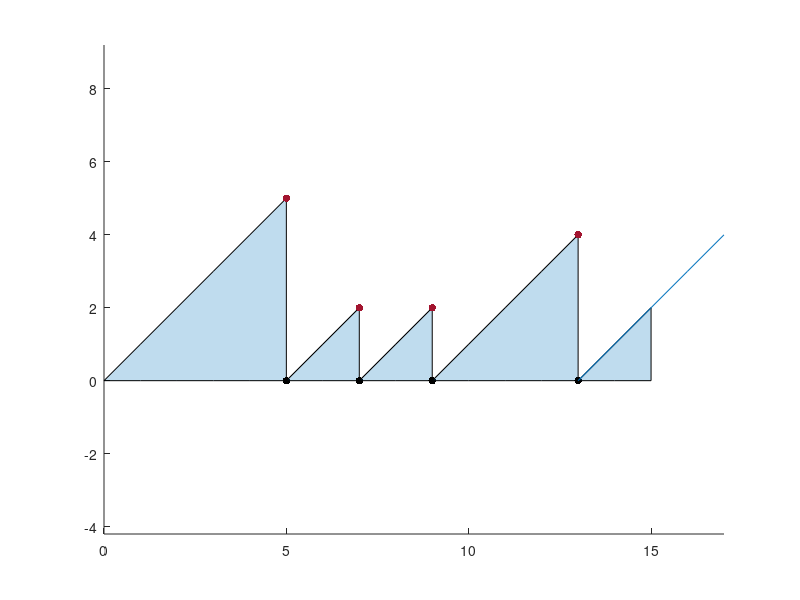

Write the MATLAB code that produced this figure. (Note: this script raises an error after producing the figure.)
%% Mean Idleness
X = randi([2,5],1,5);
I=[];
l=0;
figure()
hold on
axis equal
for x = X(1:end-1)
    I = [I 0:x];
   area(l:l+x,0:x,'FaceColor',[0, 0.4470, 0.7410],'FaceAlpha',0.25)
   scatter(l+x,x,30,[0.6350, 0.0780, 0.1840],'filled')
   scatter(l+x,0,30,[0, 0, 0],'filled')
   l=l+x;
end
I = [I 0:X(end)/2];
area(l:l+X(end)/2,0:X(end)/2,'FaceColor',[0, 0.4470, 0.7410],'FaceAlpha',0.25)
plot(l:l+X(end),0:X(end),'Color',[0, 0.4470, 0.7410])

l=l+X(end);

yline(mean(X),'--','Color',[0.6350, 0.0780, 0.1840],'LineWidth',1)
yline(mean(I),'--','Color',[0, 0.4470, 0.7410],'LineWidth',1)

ylim([0,max(X)+1])
xlim([0,l+1])

%% Compared Time
TcO = [31 13 11 5 3 3 1];
TcS = [31.113 13.654 10.291 5.564 3.218 3.148 1.674];

TlO = [17 9 5 3 1];
TlS = [16.998 9.878 5.247 2.997 1.812];

ToO = [13 7 5 1];
ToS = [12.998 7.017 4.684 1.000];

T = mean([TcS-TcO, TlS-TlO, ToS-ToO]);

figure()
plot(abs(TcO-TcS))
hold on
plot(abs(TlO-TlS))
plot(abs(ToO-ToS))

figure()
plot((TcS./TcO)-1)
hold on
plot((TlS./TlO)-1)
plot((ToS./ToO)-1)

%% Compared idleness
IcO = [11.478 4.295 2.395 1.100 0.583 0.361 0.250];
IcS = [11.517 4.486 2.562 1.272 0.688 0.422 0.264];

IlO = [6.224 2.169 0.875 0.417 0.188];
IlS = [6.228 2.551 0.976 0.515 0.248];

IoO = [4.753 1.687 0.657 0.143];
IoS = [4.755 1.870 0.775 0.206];

I = mean([IcS(1:end-1)./IcO(1:end-1), IlS(1:end-1)./IlO(1:end-1), IoS(1:end-1)./IoO(1:end-1)])-1;

figure()
plot(abs(IcO-IcS))
hold on
plot(abs(IlO-IlS))
plot(abs(IoO-IoS))

figure()
plot((IcS./IcO)-1)
hold on
plot((IlS./IlO)-1)
plot((IoS./IoO)-1)

%% Steps REAL
I = [38.113 18.718 11.905 8.289 6.115 4.682 3.664 2.908 2.337 1.888];
T = [135.849 64.100 44.468 32.683 25.651 21.070 17.783 15.170 13.067 11.326];
D = [28.908 13.687 8.356 5.999 4.073 3.087 2.470 1.960 1.263 0.970];

Dd = mean(I./D)-1;

Id = I(1:end-1)./I(2:end)-1;
Td = T(1:end-1)./T(2:end)-1;

figure()


plot(Id,'linewidth',1)
%ylabel('$\Delta\overline{\mathcal{I}_{\mathcal{G}}}$ [\%]','interpreter','latex','FontSize', 25)
hold on
plot(Td,'linewidth',1)
ylabel('$\Delta_{\%}$','interpreter','latex','FontSize', 25)
xlabel('$\Delta n_p$','interpreter','latex','FontSize', 20)
grid on
ax = gca;
ax.XLabel.FontSize = 18;
ax.YLabel.FontSize = 18;
legend('$\Delta \overline{\mathcal{I}_c}_{\%}$','$\Delta \overline{T_c}_{\%}$')
ax.Legend.Interpreter = 'latex'; 
ax.Legend.FontSize = 10;
ax.Legend.Box = 'on';
ax.Legend.Location = 'southeast';


